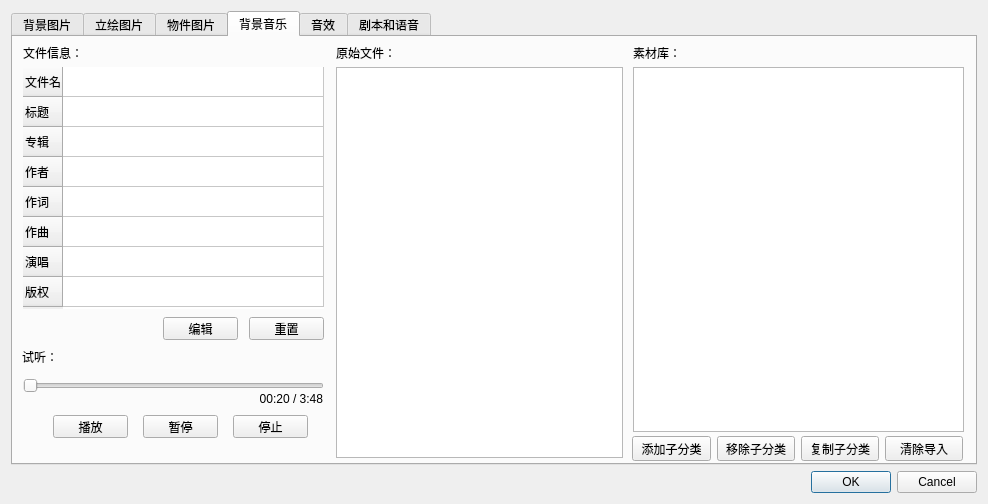
<?xml version="1.0" encoding="UTF-8"?>
<ui version="4.0">
 <class>SozaiImportDialog</class>
 <widget class="QDialog" name="SozaiImportDialog">
  <property name="geometry">
   <rect>
    <x>0</x>
    <y>0</y>
    <width>988</width>
    <height>504</height>
   </rect>
  </property>
  <property name="windowTitle">
   <string>Dialog</string>
  </property>
  <layout class="QVBoxLayout" name="verticalLayout">
   <item>
    <widget class="QTabWidget" name="tabWidget">
     <property name="currentIndex">
      <number>3</number>
     </property>
     <widget class="QWidget" name="tab">
      <attribute name="title">
       <string>背景图片</string>
      </attribute>
      <widget class="QLabel" name="label">
       <property name="geometry">
        <rect>
         <x>10</x>
         <y>10</y>
         <width>54</width>
         <height>12</height>
        </rect>
       </property>
       <property name="text">
        <string>预览：</string>
       </property>
      </widget>
      <widget class="QGraphicsView" name="graphicsView_bg">
       <property name="geometry">
        <rect>
         <x>10</x>
         <y>30</y>
         <width>361</width>
         <height>391</height>
        </rect>
       </property>
      </widget>
      <widget class="QLabel" name="label_2">
       <property name="geometry">
        <rect>
         <x>383</x>
         <y>6</y>
         <width>64</width>
         <height>20</height>
        </rect>
       </property>
       <property name="text">
        <string>原始文件：</string>
       </property>
      </widget>
      <widget class="QLabel" name="label_3">
       <property name="geometry">
        <rect>
         <x>620</x>
         <y>10</y>
         <width>54</width>
         <height>12</height>
        </rect>
       </property>
       <property name="text">
        <string>素材库：</string>
       </property>
      </widget>
      <widget class="QListWidget" name="originList_bg">
       <property name="geometry">
        <rect>
         <x>383</x>
         <y>30</y>
         <width>224</width>
         <height>391</height>
        </rect>
       </property>
       <property name="editTriggers">
        <set>QAbstractItemView::DoubleClicked|QAbstractItemView::EditKeyPressed|QAbstractItemView::SelectedClicked</set>
       </property>
       <property name="dragEnabled">
        <bool>true</bool>
       </property>
       <property name="dragDropMode">
        <enum>QAbstractItemView::DragOnly</enum>
       </property>
       <property name="currentRow">
        <number>-1</number>
       </property>
       <property name="sortingEnabled">
        <bool>true</bool>
       </property>
      </widget>
      <widget class="SozaiTreeWidget" name="targetList_bg">
       <property name="geometry">
        <rect>
         <x>620</x>
         <y>30</y>
         <width>331</width>
         <height>365</height>
        </rect>
       </property>
       <property name="acceptDrops">
        <bool>true</bool>
       </property>
       <property name="horizontalScrollBarPolicy">
        <enum>Qt::ScrollBarAlwaysOff</enum>
       </property>
       <property name="sizeAdjustPolicy">
        <enum>QAbstractScrollArea::AdjustIgnored</enum>
       </property>
       <property name="dragDropMode">
        <enum>QAbstractItemView::DropOnly</enum>
       </property>
       <property name="defaultDropAction">
        <enum>Qt::MoveAction</enum>
       </property>
       <property name="uniformRowHeights">
        <bool>true</bool>
       </property>
       <property name="sortingEnabled">
        <bool>true</bool>
       </property>
       <property name="animated">
        <bool>true</bool>
       </property>
       <property name="headerHidden">
        <bool>true</bool>
       </property>
       <property name="columnCount">
        <number>2</number>
       </property>
       <attribute name="headerVisible">
        <bool>false</bool>
       </attribute>
       <attribute name="headerCascadingSectionResizes">
        <bool>true</bool>
       </attribute>
       <attribute name="headerDefaultSectionSize">
        <number>150</number>
       </attribute>
       <attribute name="headerHighlightSections">
        <bool>false</bool>
       </attribute>
       <attribute name="headerMinimumSectionSize">
        <number>30</number>
       </attribute>
       <attribute name="headerShowSortIndicator" stdset="0">
        <bool>false</bool>
       </attribute>
       <attribute name="headerStretchLastSection">
        <bool>true</bool>
       </attribute>
       <column>
        <property name="text">
         <string notr="true">分类名</string>
        </property>
       </column>
       <column>
        <property name="text">
         <string notr="true">文件名</string>
        </property>
       </column>
      </widget>
      <widget class="QWidget" name="layoutWidget">
       <property name="geometry">
        <rect>
         <x>619</x>
         <y>399</y>
         <width>331</width>
         <height>25</height>
        </rect>
       </property>
       <layout class="QHBoxLayout" name="horizontalLayout">
        <item>
         <widget class="QPushButton" name="addClassButton_bg">
          <property name="text">
           <string>添加子分类</string>
          </property>
          <property name="default">
           <bool>false</bool>
          </property>
          <property name="flat">
           <bool>false</bool>
          </property>
         </widget>
        </item>
        <item>
         <widget class="QPushButton" name="removeClassButton_bg">
          <property name="text">
           <string>移除子分类</string>
          </property>
         </widget>
        </item>
        <item>
         <widget class="QPushButton" name="copyClassButton_bg">
          <property name="text">
           <string>复制子分类</string>
          </property>
         </widget>
        </item>
        <item>
         <widget class="QPushButton" name="clearButton_bg">
          <property name="text">
           <string>清除导入</string>
          </property>
         </widget>
        </item>
       </layout>
      </widget>
     </widget>
     <widget class="QWidget" name="tab_2">
      <attribute name="title">
       <string>立绘图片</string>
      </attribute>
      <widget class="SozaiTreeWidget" name="targetList_ch">
       <property name="geometry">
        <rect>
         <x>620</x>
         <y>30</y>
         <width>331</width>
         <height>365</height>
        </rect>
       </property>
       <property name="acceptDrops">
        <bool>true</bool>
       </property>
       <property name="horizontalScrollBarPolicy">
        <enum>Qt::ScrollBarAlwaysOff</enum>
       </property>
       <property name="sizeAdjustPolicy">
        <enum>QAbstractScrollArea::AdjustIgnored</enum>
       </property>
       <property name="dragDropMode">
        <enum>QAbstractItemView::DropOnly</enum>
       </property>
       <property name="defaultDropAction">
        <enum>Qt::MoveAction</enum>
       </property>
       <property name="uniformRowHeights">
        <bool>true</bool>
       </property>
       <property name="sortingEnabled">
        <bool>true</bool>
       </property>
       <property name="animated">
        <bool>true</bool>
       </property>
       <property name="headerHidden">
        <bool>true</bool>
       </property>
       <property name="columnCount">
        <number>2</number>
       </property>
       <attribute name="headerVisible">
        <bool>false</bool>
       </attribute>
       <attribute name="headerCascadingSectionResizes">
        <bool>true</bool>
       </attribute>
       <attribute name="headerDefaultSectionSize">
        <number>150</number>
       </attribute>
       <attribute name="headerHighlightSections">
        <bool>false</bool>
       </attribute>
       <attribute name="headerMinimumSectionSize">
        <number>30</number>
       </attribute>
       <attribute name="headerShowSortIndicator" stdset="0">
        <bool>false</bool>
       </attribute>
       <attribute name="headerStretchLastSection">
        <bool>true</bool>
       </attribute>
       <column>
        <property name="text">
         <string notr="true">分类名</string>
        </property>
       </column>
       <column>
        <property name="text">
         <string notr="true">文件名</string>
        </property>
       </column>
      </widget>
      <widget class="QListWidget" name="originList_ch">
       <property name="geometry">
        <rect>
         <x>383</x>
         <y>30</y>
         <width>224</width>
         <height>391</height>
        </rect>
       </property>
       <property name="editTriggers">
        <set>QAbstractItemView::DoubleClicked|QAbstractItemView::EditKeyPressed|QAbstractItemView::SelectedClicked</set>
       </property>
       <property name="dragEnabled">
        <bool>true</bool>
       </property>
       <property name="dragDropMode">
        <enum>QAbstractItemView::DragOnly</enum>
       </property>
       <property name="currentRow">
        <number>-1</number>
       </property>
       <property name="sortingEnabled">
        <bool>true</bool>
       </property>
      </widget>
      <widget class="QLabel" name="label_4">
       <property name="geometry">
        <rect>
         <x>620</x>
         <y>10</y>
         <width>54</width>
         <height>12</height>
        </rect>
       </property>
       <property name="text">
        <string>素材库：</string>
       </property>
      </widget>
      <widget class="QGraphicsView" name="graphicsView_ch">
       <property name="geometry">
        <rect>
         <x>10</x>
         <y>30</y>
         <width>361</width>
         <height>391</height>
        </rect>
       </property>
      </widget>
      <widget class="QLabel" name="label_5">
       <property name="geometry">
        <rect>
         <x>383</x>
         <y>6</y>
         <width>64</width>
         <height>20</height>
        </rect>
       </property>
       <property name="text">
        <string>原始文件：</string>
       </property>
      </widget>
      <widget class="QWidget" name="layoutWidget_2">
       <property name="geometry">
        <rect>
         <x>619</x>
         <y>399</y>
         <width>331</width>
         <height>25</height>
        </rect>
       </property>
       <layout class="QHBoxLayout" name="horizontalLayout_2">
        <item>
         <widget class="QPushButton" name="addClassButton_ch">
          <property name="text">
           <string>添加子分类</string>
          </property>
          <property name="default">
           <bool>false</bool>
          </property>
          <property name="flat">
           <bool>false</bool>
          </property>
         </widget>
        </item>
        <item>
         <widget class="QPushButton" name="removeClassButton_ch">
          <property name="text">
           <string>移除子分类</string>
          </property>
         </widget>
        </item>
        <item>
         <widget class="QPushButton" name="copyClassButton_ch">
          <property name="text">
           <string>复制子分类</string>
          </property>
         </widget>
        </item>
        <item>
         <widget class="QPushButton" name="clearButton_ch">
          <property name="text">
           <string>清除导入</string>
          </property>
         </widget>
        </item>
       </layout>
      </widget>
      <widget class="QLabel" name="label_6">
       <property name="geometry">
        <rect>
         <x>10</x>
         <y>10</y>
         <width>54</width>
         <height>12</height>
        </rect>
       </property>
       <property name="text">
        <string>预览：</string>
       </property>
      </widget>
     </widget>
     <widget class="QWidget" name="tab_3">
      <attribute name="title">
       <string>物件图片</string>
      </attribute>
      <widget class="SozaiTreeWidget" name="targetList_item">
       <property name="geometry">
        <rect>
         <x>620</x>
         <y>30</y>
         <width>331</width>
         <height>365</height>
        </rect>
       </property>
       <property name="acceptDrops">
        <bool>true</bool>
       </property>
       <property name="horizontalScrollBarPolicy">
        <enum>Qt::ScrollBarAlwaysOff</enum>
       </property>
       <property name="sizeAdjustPolicy">
        <enum>QAbstractScrollArea::AdjustIgnored</enum>
       </property>
       <property name="dragDropMode">
        <enum>QAbstractItemView::DropOnly</enum>
       </property>
       <property name="defaultDropAction">
        <enum>Qt::MoveAction</enum>
       </property>
       <property name="uniformRowHeights">
        <bool>true</bool>
       </property>
       <property name="sortingEnabled">
        <bool>true</bool>
       </property>
       <property name="animated">
        <bool>true</bool>
       </property>
       <property name="headerHidden">
        <bool>true</bool>
       </property>
       <property name="columnCount">
        <number>2</number>
       </property>
       <attribute name="headerVisible">
        <bool>false</bool>
       </attribute>
       <attribute name="headerCascadingSectionResizes">
        <bool>true</bool>
       </attribute>
       <attribute name="headerDefaultSectionSize">
        <number>150</number>
       </attribute>
       <attribute name="headerHighlightSections">
        <bool>false</bool>
       </attribute>
       <attribute name="headerMinimumSectionSize">
        <number>30</number>
       </attribute>
       <attribute name="headerShowSortIndicator" stdset="0">
        <bool>false</bool>
       </attribute>
       <attribute name="headerStretchLastSection">
        <bool>true</bool>
       </attribute>
       <column>
        <property name="text">
         <string notr="true">分类名</string>
        </property>
       </column>
       <column>
        <property name="text">
         <string notr="true">文件名</string>
        </property>
       </column>
      </widget>
      <widget class="QListWidget" name="originList_item">
       <property name="geometry">
        <rect>
         <x>383</x>
         <y>30</y>
         <width>224</width>
         <height>391</height>
        </rect>
       </property>
       <property name="editTriggers">
        <set>QAbstractItemView::DoubleClicked|QAbstractItemView::EditKeyPressed|QAbstractItemView::SelectedClicked</set>
       </property>
       <property name="dragEnabled">
        <bool>true</bool>
       </property>
       <property name="dragDropMode">
        <enum>QAbstractItemView::DragOnly</enum>
       </property>
       <property name="currentRow">
        <number>-1</number>
       </property>
       <property name="sortingEnabled">
        <bool>true</bool>
       </property>
      </widget>
      <widget class="QGraphicsView" name="graphicsView_item">
       <property name="geometry">
        <rect>
         <x>10</x>
         <y>30</y>
         <width>361</width>
         <height>391</height>
        </rect>
       </property>
      </widget>
      <widget class="QLabel" name="label_7">
       <property name="geometry">
        <rect>
         <x>620</x>
         <y>10</y>
         <width>54</width>
         <height>12</height>
        </rect>
       </property>
       <property name="text">
        <string>素材库：</string>
       </property>
      </widget>
      <widget class="QLabel" name="label_8">
       <property name="geometry">
        <rect>
         <x>383</x>
         <y>6</y>
         <width>64</width>
         <height>20</height>
        </rect>
       </property>
       <property name="text">
        <string>原始文件：</string>
       </property>
      </widget>
      <widget class="QWidget" name="layoutWidget_3">
       <property name="geometry">
        <rect>
         <x>619</x>
         <y>399</y>
         <width>331</width>
         <height>25</height>
        </rect>
       </property>
       <layout class="QHBoxLayout" name="horizontalLayout_3">
        <item>
         <widget class="QPushButton" name="addClassButton_item">
          <property name="text">
           <string>添加子分类</string>
          </property>
          <property name="default">
           <bool>false</bool>
          </property>
          <property name="flat">
           <bool>false</bool>
          </property>
         </widget>
        </item>
        <item>
         <widget class="QPushButton" name="removeClassButton_item">
          <property name="text">
           <string>移除子分类</string>
          </property>
         </widget>
        </item>
        <item>
         <widget class="QPushButton" name="copyClassButton_item">
          <property name="text">
           <string>复制子分类</string>
          </property>
         </widget>
        </item>
        <item>
         <widget class="QPushButton" name="clearButton_item">
          <property name="text">
           <string>清除导入</string>
          </property>
         </widget>
        </item>
       </layout>
      </widget>
      <widget class="QLabel" name="label_9">
       <property name="geometry">
        <rect>
         <x>10</x>
         <y>10</y>
         <width>54</width>
         <height>12</height>
        </rect>
       </property>
       <property name="text">
        <string>预览：</string>
       </property>
      </widget>
     </widget>
     <widget class="QWidget" name="tab_4">
      <attribute name="title">
       <string>背景音乐</string>
      </attribute>
      <widget class="QLabel" name="label_10">
       <property name="geometry">
        <rect>
         <x>323</x>
         <y>6</y>
         <width>64</width>
         <height>20</height>
        </rect>
       </property>
       <property name="text">
        <string>原始文件：</string>
       </property>
      </widget>
      <widget class="QListWidget" name="originList_bgm">
       <property name="geometry">
        <rect>
         <x>323</x>
         <y>30</y>
         <width>287</width>
         <height>391</height>
        </rect>
       </property>
       <property name="editTriggers">
        <set>QAbstractItemView::DoubleClicked|QAbstractItemView::EditKeyPressed|QAbstractItemView::SelectedClicked</set>
       </property>
       <property name="dragEnabled">
        <bool>true</bool>
       </property>
       <property name="dragDropMode">
        <enum>QAbstractItemView::DragOnly</enum>
       </property>
       <property name="currentRow">
        <number>-1</number>
       </property>
       <property name="sortingEnabled">
        <bool>true</bool>
       </property>
      </widget>
      <widget class="QLabel" name="label_11">
       <property name="geometry">
        <rect>
         <x>10</x>
         <y>6</y>
         <width>64</width>
         <height>20</height>
        </rect>
       </property>
       <property name="text">
        <string>文件信息：</string>
       </property>
      </widget>
      <widget class="QSlider" name="playProcessSlider_bgm">
       <property name="geometry">
        <rect>
         <x>10</x>
         <y>338</y>
         <width>301</width>
         <height>22</height>
        </rect>
       </property>
       <property name="orientation">
        <enum>Qt::Horizontal</enum>
       </property>
      </widget>
      <widget class="QLabel" name="playPostionLabel_bgm">
       <property name="geometry">
        <rect>
         <x>209</x>
         <y>354</y>
         <width>101</width>
         <height>16</height>
        </rect>
       </property>
       <property name="text">
        <string>00:20 / 3:48</string>
       </property>
       <property name="alignment">
        <set>Qt::AlignRight|Qt::AlignTrailing|Qt::AlignVCenter</set>
       </property>
      </widget>
      <widget class="QPushButton" name="playButton_bgm">
       <property name="geometry">
        <rect>
         <x>40</x>
         <y>378</y>
         <width>75</width>
         <height>23</height>
        </rect>
       </property>
       <property name="text">
        <string>播放</string>
       </property>
       <property name="flat">
        <bool>false</bool>
       </property>
      </widget>
      <widget class="QPushButton" name="pauseButton_bgm">
       <property name="geometry">
        <rect>
         <x>130</x>
         <y>378</y>
         <width>75</width>
         <height>23</height>
        </rect>
       </property>
       <property name="text">
        <string>暂停</string>
       </property>
       <property name="flat">
        <bool>false</bool>
       </property>
      </widget>
      <widget class="QPushButton" name="stopButton_bgm">
       <property name="geometry">
        <rect>
         <x>220</x>
         <y>378</y>
         <width>75</width>
         <height>23</height>
        </rect>
       </property>
       <property name="text">
        <string>停止</string>
       </property>
       <property name="flat">
        <bool>false</bool>
       </property>
      </widget>
      <widget class="QLabel" name="label_21">
       <property name="geometry">
        <rect>
         <x>9</x>
         <y>310</y>
         <width>64</width>
         <height>20</height>
        </rect>
       </property>
       <property name="text">
        <string>试听：</string>
       </property>
      </widget>
      <widget class="QPushButton" name="metaDataResetButton_bgm">
       <property name="geometry">
        <rect>
         <x>236</x>
         <y>280</y>
         <width>75</width>
         <height>23</height>
        </rect>
       </property>
       <property name="text">
        <string>重置</string>
       </property>
      </widget>
      <widget class="QPushButton" name="metaDataEditButton_bgm">
       <property name="geometry">
        <rect>
         <x>150</x>
         <y>280</y>
         <width>75</width>
         <height>23</height>
        </rect>
       </property>
       <property name="text">
        <string>编辑</string>
       </property>
      </widget>
      <widget class="SozaiTreeWidget" name="targetList_bgm">
       <property name="geometry">
        <rect>
         <x>620</x>
         <y>30</y>
         <width>331</width>
         <height>365</height>
        </rect>
       </property>
       <property name="acceptDrops">
        <bool>true</bool>
       </property>
       <property name="horizontalScrollBarPolicy">
        <enum>Qt::ScrollBarAlwaysOff</enum>
       </property>
       <property name="sizeAdjustPolicy">
        <enum>QAbstractScrollArea::AdjustIgnored</enum>
       </property>
       <property name="dragDropMode">
        <enum>QAbstractItemView::DropOnly</enum>
       </property>
       <property name="defaultDropAction">
        <enum>Qt::MoveAction</enum>
       </property>
       <property name="uniformRowHeights">
        <bool>true</bool>
       </property>
       <property name="sortingEnabled">
        <bool>true</bool>
       </property>
       <property name="animated">
        <bool>true</bool>
       </property>
       <property name="headerHidden">
        <bool>true</bool>
       </property>
       <property name="columnCount">
        <number>2</number>
       </property>
       <attribute name="headerVisible">
        <bool>false</bool>
       </attribute>
       <attribute name="headerCascadingSectionResizes">
        <bool>true</bool>
       </attribute>
       <attribute name="headerDefaultSectionSize">
        <number>150</number>
       </attribute>
       <attribute name="headerHighlightSections">
        <bool>false</bool>
       </attribute>
       <attribute name="headerMinimumSectionSize">
        <number>30</number>
       </attribute>
       <attribute name="headerShowSortIndicator" stdset="0">
        <bool>false</bool>
       </attribute>
       <attribute name="headerStretchLastSection">
        <bool>true</bool>
       </attribute>
       <column>
        <property name="text">
         <string notr="true">分类名</string>
        </property>
       </column>
       <column>
        <property name="text">
         <string notr="true">文件名</string>
        </property>
       </column>
      </widget>
      <widget class="QLabel" name="label_22">
       <property name="geometry">
        <rect>
         <x>620</x>
         <y>10</y>
         <width>54</width>
         <height>12</height>
        </rect>
       </property>
       <property name="text">
        <string>素材库：</string>
       </property>
      </widget>
      <widget class="QWidget" name="layoutWidget_11">
       <property name="geometry">
        <rect>
         <x>619</x>
         <y>399</y>
         <width>331</width>
         <height>25</height>
        </rect>
       </property>
       <layout class="QHBoxLayout" name="horizontalLayout_12">
        <item>
         <widget class="QPushButton" name="addClassButton_bgm">
          <property name="text">
           <string>添加子分类</string>
          </property>
          <property name="default">
           <bool>false</bool>
          </property>
          <property name="flat">
           <bool>false</bool>
          </property>
         </widget>
        </item>
        <item>
         <widget class="QPushButton" name="removeClassButton_bgm">
          <property name="text">
           <string>移除子分类</string>
          </property>
         </widget>
        </item>
        <item>
         <widget class="QPushButton" name="copyClassButton_bgm">
          <property name="text">
           <string>复制子分类</string>
          </property>
         </widget>
        </item>
        <item>
         <widget class="QPushButton" name="clearButton_bgm">
          <property name="text">
           <string>清除导入</string>
          </property>
         </widget>
        </item>
       </layout>
      </widget>
      <widget class="QTableWidget" name="metaDataWidget_bgm">
       <property name="geometry">
        <rect>
         <x>10</x>
         <y>30</y>
         <width>301</width>
         <height>242</height>
        </rect>
       </property>
       <property name="frameShape">
        <enum>QFrame::NoFrame</enum>
       </property>
       <property name="frameShadow">
        <enum>QFrame::Plain</enum>
       </property>
       <property name="alternatingRowColors">
        <bool>false</bool>
       </property>
       <property name="gridStyle">
        <enum>Qt::SolidLine</enum>
       </property>
       <property name="sortingEnabled">
        <bool>true</bool>
       </property>
       <attribute name="horizontalHeaderVisible">
        <bool>false</bool>
       </attribute>
       <attribute name="horizontalHeaderDefaultSectionSize">
        <number>60</number>
       </attribute>
       <attribute name="horizontalHeaderStretchLastSection">
        <bool>true</bool>
       </attribute>
       <row>
        <property name="text">
         <string>文件名</string>
        </property>
       </row>
       <row>
        <property name="text">
         <string>标题</string>
        </property>
       </row>
       <row>
        <property name="text">
         <string>专辑</string>
        </property>
       </row>
       <row>
        <property name="text">
         <string>作者</string>
        </property>
       </row>
       <row>
        <property name="text">
         <string>作词</string>
        </property>
       </row>
       <row>
        <property name="text">
         <string>作曲</string>
        </property>
       </row>
       <row>
        <property name="text">
         <string>演唱</string>
        </property>
       </row>
       <row>
        <property name="text">
         <string>版权</string>
        </property>
       </row>
       <column>
        <property name="text">
         <string>值</string>
        </property>
       </column>
       <item row="0" column="0">
        <property name="text">
         <string> </string>
        </property>
       </item>
       <item row="1" column="0">
        <property name="text">
         <string> </string>
        </property>
       </item>
       <item row="2" column="0">
        <property name="text">
         <string> </string>
        </property>
       </item>
       <item row="3" column="0">
        <property name="text">
         <string> </string>
        </property>
       </item>
       <item row="4" column="0">
        <property name="text">
         <string> </string>
        </property>
       </item>
       <item row="5" column="0">
        <property name="text">
         <string> </string>
        </property>
       </item>
       <item row="6" column="0">
        <property name="text">
         <string> </string>
        </property>
       </item>
       <item row="7" column="0">
        <property name="text">
         <string> </string>
        </property>
       </item>
      </widget>
     </widget>
     <widget class="QWidget" name="tab_5">
      <attribute name="title">
       <string>音效</string>
      </attribute>
     </widget>
     <widget class="QWidget" name="tab_6">
      <attribute name="title">
       <string>剧本和语音</string>
      </attribute>
     </widget>
    </widget>
   </item>
   <item>
    <widget class="QDialogButtonBox" name="buttonBox">
     <property name="orientation">
      <enum>Qt::Horizontal</enum>
     </property>
     <property name="standardButtons">
      <set>QDialogButtonBox::Cancel|QDialogButtonBox::Ok</set>
     </property>
    </widget>
   </item>
  </layout>
 </widget>
 <customwidgets>
  <customwidget>
   <class>SozaiTreeWidget</class>
   <extends>QTreeWidget</extends>
   <header>SozaiTreeWidget.h</header>
  </customwidget>
 </customwidgets>
 <resources/>
 <connections>
  <connection>
   <sender>buttonBox</sender>
   <signal>accepted()</signal>
   <receiver>SozaiImportDialog</receiver>
   <slot>accept()</slot>
   <hints>
    <hint type="sourcelabel">
     <x>248</x>
     <y>254</y>
    </hint>
    <hint type="destinationlabel">
     <x>157</x>
     <y>274</y>
    </hint>
   </hints>
  </connection>
  <connection>
   <sender>buttonBox</sender>
   <signal>rejected()</signal>
   <receiver>SozaiImportDialog</receiver>
   <slot>reject()</slot>
   <hints>
    <hint type="sourcelabel">
     <x>316</x>
     <y>260</y>
    </hint>
    <hint type="destinationlabel">
     <x>286</x>
     <y>274</y>
    </hint>
   </hints>
  </connection>
 </connections>
</ui>
